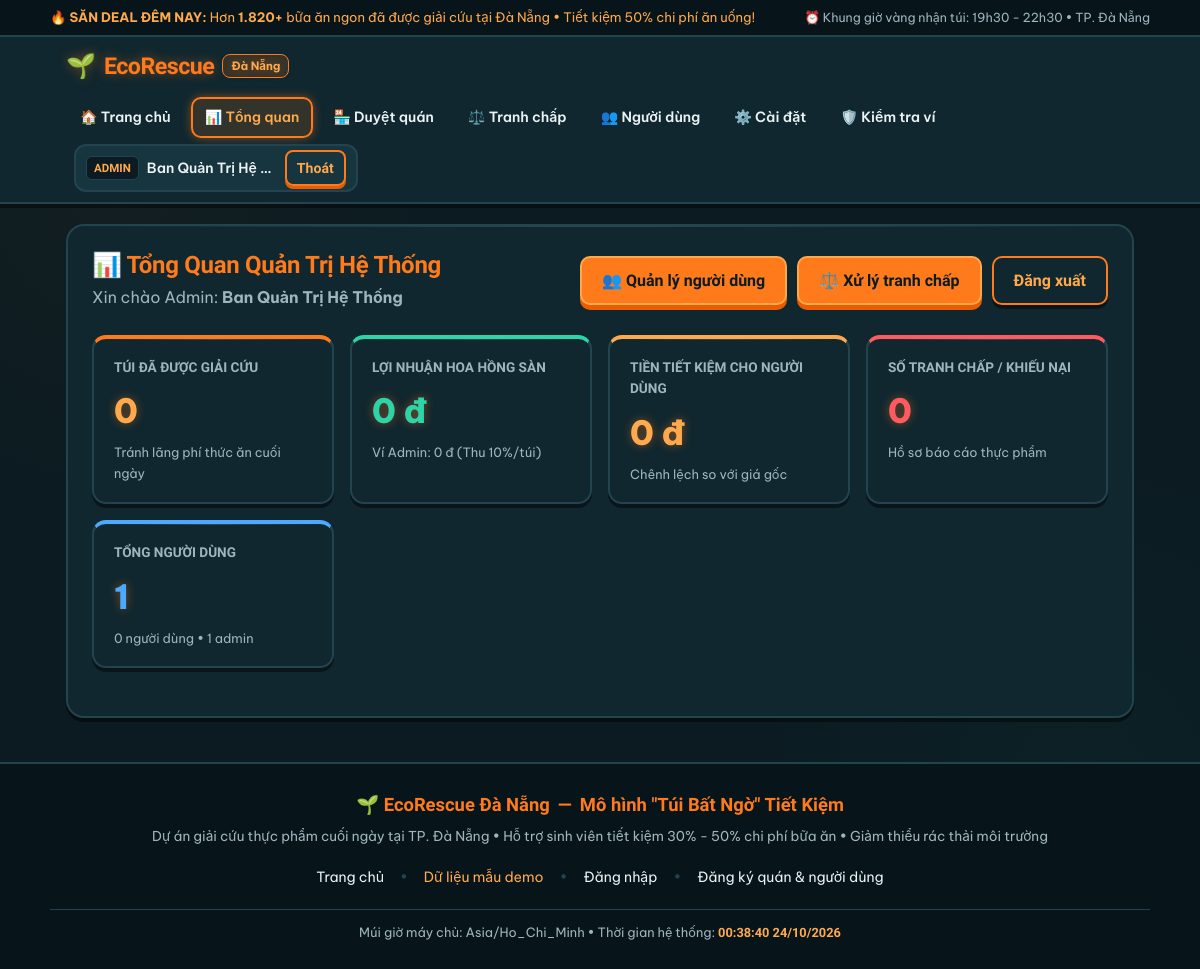
The page /admin/tong_quan.php (signed in) on the database its author committed.
### tables this page shows
CREATE TABLE `users` (
  `id` INT AUTO_INCREMENT PRIMARY KEY,
  `name` VARCHAR(100) NOT NULL,
  `email` VARCHAR(100) NOT NULL UNIQUE,
  `phone` VARCHAR(20) NULL,
  `password` VARCHAR(255) NOT NULL,
  `role` VARCHAR(20) NOT NULL DEFAULT 'user',
  `balance` DECIMAL(12,2) NOT NULL DEFAULT 0.00,
  `warning_count` INT NOT NULL DEFAULT 0,
  `is_locked` TINYINT(1) NOT NULL DEFAULT 0,
  `created_at` DATETIME NOT NULL DEFAULT CURRENT_TIMESTAMP
);

CREATE TABLE `settings` (
  `name` VARCHAR(50) PRIMARY KEY,
  `value` VARCHAR(100) NOT NULL
);

### functions.php (called while the page is built, shortened)
<?php
function get_setting($conn, $name, $default = '') {
    $stmt = mysqli_prepare($conn, "SELECT value FROM settings WHERE name = ? LIMIT 1");
    mysqli_stmt_bind_param($stmt, "s", $name);
    mysqli_stmt_execute($stmt);
    $result = mysqli_stmt_get_result($stmt);
    if ($row = mysqli_fetch_assoc($result)) {
        return $row['value'];
    }
    return $default;
}
function get_current_user_data($conn) {
    $user_id = $_SESSION['user_id'];
    $stmt = mysqli_prepare($conn, "SELECT id, name, email, phone, role, balance, warning_count, is_locked FROM users WHERE id = ? LIMIT 1");
    mysqli_stmt_bind_param($stmt, "i", $user_id);
    mysqli_stmt_execute($stmt);
    $result = mysqli_stmt_get_result($stmt);
    return mysqli_fetch_assoc($result);
}
function format_money($amount) {
    return number_format((float)$amount, 0, ',', '.') . ' đ';
}

### admin/tong_quan.php (the view, shortened to what this page needs)
<?php
require_once __DIR__ . '/../config.php';
require_once __DIR__ . '/../functions.php';
$q_bags = mysqli_query($conn, "SELECT COUNT(*) as rescued_bags FROM orders WHERE status IN ('da_nhan', 'hoan_thanh', 'chuyen_tien_quan')");
$row_bags = $q_bags ? mysqli_fetch_assoc($q_bags) : ['rescued_bags' => 0];
$rescued_bags = (int)$row_bags['rescued_bags'];
$q_savings = mysqli_query($conn, "SELECT COALESCE(SUM(b.original_price - o.price), 0) as total_savings
                                  FROM orders o
                                  JOIN bags b ON o.bag_id = b.id
                                  WHERE o.status IN ('da_nhan', 'hoan_thanh', 'chuyen_tien_quan')");
$row_savings = $q_savings ? mysqli_fetch_assoc($q_savings) : ['total_savings' => 0];
$total_savings = (float)$row_savings['total_savings'];
$q_disp = mysqli_query($conn, "SELECT COUNT(*) as total_disputes FROM disputes");
$row_disp = $q_disp ? mysqli_fetch_assoc($q_disp) : ['total_disputes' => 0];
$total_disputes = (int)$row_disp['total_disputes'];
$q_users = mysqli_query($conn, "SELECT
    COUNT(*) as total_users,
    SUM(CASE WHEN role='user' OR role='student' THEN 1 ELSE 0 END) as user_count,
    SUM(CASE WHEN role='admin' THEN 1 ELSE 0 END) as admin_count
    FROM users");
$row_users = $q_users ? mysqli_fetch_assoc($q_users) : ['total_users' => 0, 'user_count' => 0, 'admin_count' => 0];
$commission_pct_curr = (float)get_setting($conn, 'commission_percent', 10);
$q_admin_profit = mysqli_query($conn, "SELECT COALESCE(SUM(amount), 0) as total_profit FROM wallet_logs WHERE user_id IN (SELECT id FROM users WHERE role = 'admin') AND amount > 0 AND reason LIKE '%hoa hồng%'");
$row_profit = $q_admin_profit ? mysqli_fetch_assoc($q_admin_profit) : ['total_profit' => 0];
$total_profit = (float)$row_profit['total_profit'];
$q_admin_wallet = mysqli_query($conn, "SELECT balance FROM users WHERE role = 'admin' ORDER BY id ASC LIMIT 1");
$row_admin_wallet = $q_admin_wallet ? mysqli_fetch_assoc($q_admin_wallet) : ['balance' => 0];
$admin_balance = (float)$row_admin_wallet['balance'];
require_once __DIR__ . '/../header.php';
?>
<div class="content-box">
    <div style="display: flex; justify-content: space-between; align-items: center; flex-wrap: wrap; gap: 15px; margin-bottom: 24px;">
        <div>
            <h2 style="color: var(--primary); margin: 0 0 4px 0;">📊 Tổng Quan Quản Trị Hệ Thống</h2>
            <p style="color: var(--text-muted); margin: 0;">Xin chào Admin: <b><?php echo htmlspecialchars($_SESSION['name'] ?? 'Quản trị viên'); ?></b></p>
        </div>
        <div style="display: flex; gap: 10px;">
            <a href="<?php echo BASE_URL; ?>/admin/nguoi_dung.php" class="btn btn-primary">👥 Quản lý người dùng</a>
            <a href="<?php echo BASE_URL; ?>/admin/tranh_chap.php" class="btn btn-accent">⚖️ Xử lý tranh chấp</a>
            <a href="<?php echo BASE_URL; ?>/dang_xuat.php" class="btn btn-outline" style="color: var(--loi);">Đăng xuất</a>
        </div>
    </div>
    <div class="stats-grid">
        <div class="stat-card" style="border-top: 4px solid var(--cam);">
            <div class="stat-title">TÚI ĐÃ ĐƯỢC GIẢI CỨU</div>
            <div class="stat-value" style="color: var(--cam-sang); font-family: var(--font-game);">
                <?php echo number_format($rescued_bags); ?>
            </div>
            <div class="stat-sub">Tránh lãng phí thức ăn cuối ngày</div>
        </div>
        <div class="stat-card" style="border-top: 4px solid var(--thanh-cong);">
            <div class="stat-title">LỢI NHUẬN HOA HỒNG SÀN</div>
            <div class="stat-value" style="color: var(--thanh-cong); font-family: var(--font-game);">
                <?php echo format_money($total_profit); ?>
            </div>
            <div class="stat-sub">Ví Admin: <?php echo format_money($admin_balance); ?> (Thu <?php echo $commission_pct_curr; ?>%/túi)</div>
        </div>
        <div class="stat-card" style="border-top: 4px solid var(--cam-sang);">
            <div class="stat-title">TIỀN TIẾT KIỆM CHO NGƯỜI DÙNG</div>
            <div class="stat-value" style="color: var(--cam-sang); font-family: var(--font-game);">
                <?php echo format_money($total_savings); ?>
            </div>
            <div class="stat-sub">Chênh lệch so với giá gốc</div>
        </div>
        <div class="stat-card" style="border-top: 4px solid var(--loi);">
            <div class="stat-title">SỐ TRANH CHẤP / KHIẾU NẠI</div>
            <div class="stat-value" style="color: var(--loi); font-family: var(--font-game);">
                <?php echo number_format($total_disputes); ?>
            </div>
            <div class="stat-sub">Hồ sơ báo cáo thực phẩm</div>
        </div>
        <div class="stat-card" style="border-top: 4px solid var(--thong-tin);">
            <div class="stat-title">TỔNG NGƯỜI DÙNG</div>
            <div class="stat-value" style="color: var(--thong-tin); font-family: var(--font-game);">
                <?php echo number_format($row_users['total_users']); ?>
            </div>
            <div class="stat-sub"><?php echo $row_users['user_count']; ?> người dùng • <?php echo $row_users['admin_count']; ?> admin</div>
        </div>
    </div>
</div>
<?php require_once __DIR__ . '/../footer.php'; ?>

### header.php (shortened to what this page needs)
<?php
require_once __DIR__ . '/config.php';
require_once __DIR__ . '/functions.php';
$current_user = get_current_user_data($conn);
?>
<!DOCTYPE html>
<html lang="vi">
<head>
    <link rel="stylesheet" href="<?php echo BASE_URL; ?>/css/style.css">
</head>
<body>
<?php
$cur_file = basename($_SERVER['PHP_SELF']);
?>
<div class="top-announcement">
    <div class="top-announcement-inner">
        <span>🔥 <b>SĂN DEAL ĐÊM NAY:</b> Hơn <b>1.820+</b> bữa ăn ngon đã được giải cứu tại Đà Nẵng • Tiết kiệm 50% chi phí ăn uống!</span>
        <span class="top-announcement-right">⏰ Khung giờ vàng nhận túi: 19h30 - 22h30 • TP. Đà Nẵng</span>
    </div>
</div>
<header class="site-header">
    <div class="header-container">
        <a href="<?php echo BASE_URL; ?>/index.php" class="brand-logo">
            <span class="logo-icon">🌱</span>
            <span class="logo-text">EcoRescue</span>
            <span class="tag">Đà Nẵng</span>
        </a>
        <nav class="main-nav">
            <a href="<?php echo BASE_URL; ?>/index.php" class="nav-link <?php echo ($cur_file === 'index.php') ? 'active' : ''; ?>">🏠 Trang chủ</a>
            <?php if (!$current_user): ?>
                <a href="<?php echo BASE_URL; ?>/dang_nhap.php" class="nav-link <?php echo ($cur_file === 'dang_nhap.php') ? 'active' : ''; ?>">🔑 Đăng nhập</a>
                <a href="<?php echo BASE_URL; ?>/dang_ky.php" class="nav-link <?php echo ($cur_file === 'dang_ky.php') ? 'active' : ''; ?>">📝 Đăng ký</a>
                <a href="<?php echo BASE_URL; ?>/tao_du_lieu_mau.php" class="nav-link <?php echo ($cur_file === 'tao_du_lieu_mau.php') ? 'active' : ''; ?>">🌱 Dữ liệu demo</a>
            <?php elseif ($current_user['role'] === 'admin'): ?>
                <a href="<?php echo BASE_URL; ?>/admin/tong_quan.php" class="nav-link <?php echo ($cur_file === 'tong_quan.php') ? 'active' : ''; ?>">📊 Tổng quan</a>
                <a href="<?php echo BASE_URL; ?>/admin/duyet_quan.php" class="nav-link <?php echo ($cur_file === 'duyet_quan.php') ? 'active' : ''; ?>">🏪 Duyệt quán</a>
                <a href="<?php echo BASE_URL; ?>/admin/tranh_chap.php" class="nav-link <?php echo ($cur_file === 'tranh_chap.php') ? 'active' : ''; ?>">⚖️ Tranh chấp</a>
                <a href="<?php echo BASE_URL; ?>/admin/nguoi_dung.php" class="nav-link <?php echo ($cur_file === 'nguoi_dung.php') ? 'active' : ''; ?>">👥 Người dùng</a>
                <a href="<?php echo BASE_URL; ?>/admin/cai_dat.php" class="nav-link <?php echo ($cur_file === 'cai_dat.php') ? 'active' : ''; ?>">⚙️ Cài đặt</a>
                <a href="<?php echo BASE_URL; ?>/admin/kiem_tra_tien.php" class="nav-link <?php echo ($cur_file === 'kiem_tra_tien.php') ? 'active' : ''; ?>">🛡️ Kiểm tra ví</a>
            <?php endif; ?>
            <?php if ($current_user): ?>
                <div class="user-badge-wrap" style="margin-left: 8px;">
                    <span class="role-tag"><?php echo htmlspecialchars($current_user['role']); ?></span>
                    <span style="font-weight: 600; font-size: 0.88rem; max-width: 130px; overflow: hidden; text-overflow: ellipsis; white-space: nowrap;"><?php echo htmlspecialchars($current_user['name']); ?></span>
                    <a href="<?php echo BASE_URL; ?>/dang_xuat.php" class="btn btn-sm btn-outline" style="border-color: var(--loi); color: var(--loi); padding: 4px 10px;">Thoát</a>
                </div>
            <?php endif; ?>
        </nav>
    </div>
</header>
<main class="main-wrapper">

### rows shown on the page
users: role "ADMIN", name "Ban Quản Trị Hệ…", balance "0 đ"
settings: value "10"

### other values the page prints
$_SESSION['name'] "Ban Quản Trị Hệ Thống"
$rescued_bags "0"
format_money($total_profit) "0 đ"
format_money($total_savings) "0 đ"
$total_disputes "0"
$row_users['total_users'] "1"
$row_users['user_count'] "0"
$row_users['admin_count'] "1"
